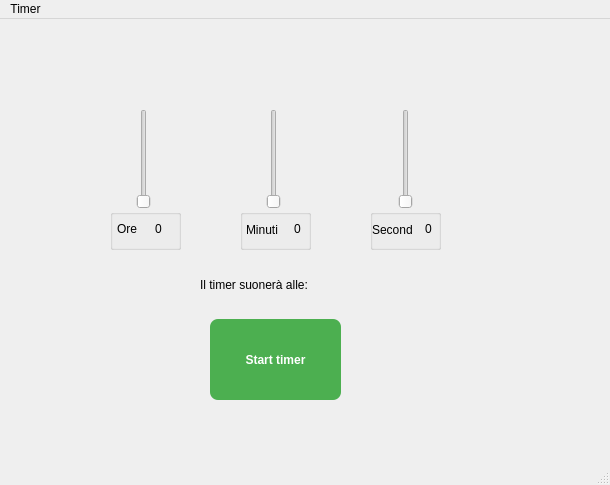
<?xml version="1.0" encoding="UTF-8"?>
<ui version="4.0">
 <class>timerwindow</class>
 <widget class="QMainWindow" name="timerwindow">
  <property name="geometry">
   <rect>
    <x>0</x>
    <y>0</y>
    <width>610</width>
    <height>485</height>
   </rect>
  </property>
  <property name="windowTitle">
   <string>timerwindow</string>
  </property>
  <property name="styleSheet">
   <string notr="true">QPushButton {
    background-color: #4CAF50;
    color: white;
    border: none;
    border-radius: 8px;
    padding: 8px 16px;
    font-weight: bold;
}
QPushButton:hover {
    background-color: #66BB6A;
}
QPushButton:pressed {
    background-color: #388E3C;
}
</string>
  </property>
  <widget class="QWidget" name="centralwidget">
   <widget class="QSlider" name="oreslider">
    <property name="geometry">
     <rect>
      <x>134</x>
      <y>90</y>
      <width>20</width>
      <height>100</height>
     </rect>
    </property>
    <property name="maximum">
     <number>23</number>
    </property>
    <property name="orientation">
     <enum>Qt::Orientation::Vertical</enum>
    </property>
   </widget>
   <widget class="QSlider" name="minslider">
    <property name="geometry">
     <rect>
      <x>264</x>
      <y>90</y>
      <width>20</width>
      <height>100</height>
     </rect>
    </property>
    <property name="maximum">
     <number>59</number>
    </property>
    <property name="orientation">
     <enum>Qt::Orientation::Vertical</enum>
    </property>
   </widget>
   <widget class="QSlider" name="secslider">
    <property name="geometry">
     <rect>
      <x>396</x>
      <y>90</y>
      <width>20</width>
      <height>100</height>
     </rect>
    </property>
    <property name="maximum">
     <number>59</number>
    </property>
    <property name="orientation">
     <enum>Qt::Orientation::Vertical</enum>
    </property>
   </widget>
   <widget class="QLabel" name="label">
    <property name="geometry">
     <rect>
      <x>117</x>
      <y>200</y>
      <width>30</width>
      <height>20</height>
     </rect>
    </property>
    <property name="text">
     <string>Ore</string>
    </property>
   </widget>
   <widget class="QLabel" name="label_2">
    <property name="geometry">
     <rect>
      <x>246</x>
      <y>200</y>
      <width>41</width>
      <height>21</height>
     </rect>
    </property>
    <property name="text">
     <string>Minuti</string>
    </property>
   </widget>
   <widget class="QLabel" name="label_3">
    <property name="geometry">
     <rect>
      <x>372</x>
      <y>200</y>
      <width>41</width>
      <height>21</height>
     </rect>
    </property>
    <property name="text">
     <string>Secondi</string>
    </property>
   </widget>
   <widget class="QLabel" name="orelabel">
    <property name="geometry">
     <rect>
      <x>155</x>
      <y>200</y>
      <width>30</width>
      <height>20</height>
     </rect>
    </property>
    <property name="text">
     <string>0</string>
    </property>
   </widget>
   <widget class="QLabel" name="minlabel">
    <property name="geometry">
     <rect>
      <x>294</x>
      <y>200</y>
      <width>30</width>
      <height>20</height>
     </rect>
    </property>
    <property name="text">
     <string>0</string>
    </property>
   </widget>
   <widget class="QLabel" name="seclabel">
    <property name="geometry">
     <rect>
      <x>425</x>
      <y>200</y>
      <width>30</width>
      <height>20</height>
     </rect>
    </property>
    <property name="text">
     <string>0</string>
    </property>
   </widget>
   <widget class="QGroupBox" name="groupBox">
    <property name="geometry">
     <rect>
      <x>110</x>
      <y>190</y>
      <width>71</width>
      <height>41</height>
     </rect>
    </property>
    <property name="title">
     <string/>
    </property>
   </widget>
   <widget class="QGroupBox" name="groupBox_2">
    <property name="geometry">
     <rect>
      <x>240</x>
      <y>190</y>
      <width>71</width>
      <height>41</height>
     </rect>
    </property>
    <property name="title">
     <string/>
    </property>
   </widget>
   <widget class="QGroupBox" name="groupBox_3">
    <property name="geometry">
     <rect>
      <x>370</x>
      <y>190</y>
      <width>71</width>
      <height>41</height>
     </rect>
    </property>
    <property name="title">
     <string/>
    </property>
   </widget>
   <widget class="QPushButton" name="starttimer">
    <property name="geometry">
     <rect>
      <x>210</x>
      <y>300</y>
      <width>131</width>
      <height>81</height>
     </rect>
    </property>
    <property name="autoFillBackground">
     <bool>false</bool>
    </property>
    <property name="styleSheet">
     <string notr="true">QPushButton {
    background-color: #4CAF50;
    color: white;
    border: none;
    border-radius: 8px;
    padding: 8px 16px;
    font-weight: bold;
}
QPushButton:hover {
    background-color: #66BB6A;
}
QPushButton:pressed {
    background-color: #388E3C;
}
</string>
    </property>
    <property name="text">
     <string>Start timer</string>
    </property>
   </widget>
   <widget class="QLabel" name="ringlabel">
    <property name="geometry">
     <rect>
      <x>200</x>
      <y>250</y>
      <width>191</width>
      <height>31</height>
     </rect>
    </property>
    <property name="text">
     <string>Il timer suonerà alle: </string>
    </property>
   </widget>
  </widget>
  <widget class="QMenuBar" name="menubar">
   <property name="geometry">
    <rect>
     <x>0</x>
     <y>0</y>
     <width>610</width>
     <height>33</height>
    </rect>
   </property>
   <widget class="QMenu" name="menuTimer">
    <property name="title">
     <string>Timer</string>
    </property>
   </widget>
   <addaction name="menuTimer"/>
  </widget>
  <widget class="QStatusBar" name="statusbar"/>
 </widget>
 <resources/>
 <connections/>
</ui>
